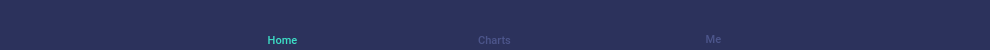
    <widget class="QWidget" name="footer" native="true">
     <property name="geometry">
      <rect>
       <x>10</x>
       <y>690</y>
       <width>990</width>
       <height>50</height>
      </rect>
     </property>
     <property name="minimumSize">
      <size>
       <width>990</width>
       <height>50</height>
      </size>
     </property>
     <property name="maximumSize">
      <size>
       <width>990</width>
       <height>50</height>
      </size>
     </property>
     <property name="styleSheet">
      <string notr="true">background-color: #2c325c;
border-radius:10px;</string>
     </property>
     <widget class="QPushButton" name="ficon3">
      <property name="geometry">
       <rect>
        <x>700</x>
        <y>10</y>
        <width>24</width>
        <height>24</height>
       </rect>
      </property>
      <property name="minimumSize">
       <size>
        <width>24</width>
        <height>24</height>
       </size>
      </property>
      <property name="maximumSize">
       <size>
        <width>24</width>
        <height>24</height>
       </size>
      </property>
      <property name="styleSheet">
       <string notr="true">background-image: url('sources/icons/menu/me.png') center no-repeat;
</string>
      </property>
      <property name="text">
       <string/>
      </property>
     </widget>
     <widget class="QLabel" name="flabel1">
      <property name="geometry">
       <rect>
        <x>262</x>
        <y>30</y>
        <width>41</width>
        <height>20</height>
       </rect>
      </property>
      <property name="minimumSize">
       <size>
        <width>0</width>
        <height>0</height>
       </size>
      </property>
      <property name="font">
       <font>
        <family>Roboto Medium</family>
        <pointsize>8</pointsize>
        <weight>50</weight>
        <bold>false</bold>
       </font>
      </property>
      <property name="styleSheet">
       <string notr="true">background-color: 0;</string>
      </property>
      <property name="text">
       <string>&lt;html&gt;&lt;head/&gt;&lt;body&gt;&lt;p align=&quot;center&quot;&gt;&lt;span style=&quot; color:#3ce0c7;&quot;&gt;Home&lt;/span&gt;&lt;/p&gt;&lt;/body&gt;&lt;/html&gt;</string>
      </property>
     </widget>
     <widget class="QLabel" name="flabel2">
      <property name="geometry">
       <rect>
        <x>474</x>
        <y>30</y>
        <width>41</width>
        <height>20</height>
       </rect>
      </property>
      <property name="font">
       <font>
        <family>Roboto Medium</family>
        <pointsize>8</pointsize>
        <weight>50</weight>
        <bold>false</bold>
       </font>
      </property>
      <property name="styleSheet">
       <string notr="true">background-color: 0;</string>
      </property>
      <property name="text">
       <string>&lt;html&gt;&lt;head/&gt;&lt;body&gt;&lt;p align=&quot;center&quot;&gt;&lt;span style=&quot; color:#4c558b;&quot;&gt;Charts&lt;/span&gt;&lt;/p&gt;&lt;/body&gt;&lt;/html&gt;</string>
      </property>
     </widget>
     <widget class="QPushButton" name="ficon1">
      <property name="geometry">
       <rect>
        <x>271</x>
        <y>10</y>
        <width>24</width>
        <height>24</height>
       </rect>
      </property>
      <property name="minimumSize">
       <size>
        <width>24</width>
        <height>24</height>
       </size>
      </property>
      <property name="maximumSize">
       <size>
        <width>24</width>
        <height>24</height>
       </size>
      </property>
      <property name="styleSheet">
       <string notr="true">background-image: url('sources/icons/menu/home_active.png') center no-repeat;
</string>
      </property>
      <property name="text">
       <string/>
      </property>
     </widget>
     <widget class="QLabel" name="flabel3">
      <property name="geometry">
       <rect>
        <x>698</x>
        <y>30</y>
        <width>31</width>
        <height>19</height>
       </rect>
      </property>
      <property name="font">
       <font>
        <family>Roboto Medium</family>
        <pointsize>8</pointsize>
        <weight>50</weight>
        <bold>false</bold>
       </font>
      </property>
      <property name="styleSheet">
       <string notr="true">background-color: 0;</string>
      </property>
      <property name="text">
       <string>&lt;html&gt;&lt;head/&gt;&lt;body&gt;&lt;p align=&quot;center&quot;&gt;&lt;span style=&quot; color:#4c558b;&quot;&gt;Me&lt;/span&gt;&lt;/p&gt;&lt;/body&gt;&lt;/html&gt;</string>
      </property>
     </widget>
     <widget class="QPushButton" name="ficon2">
      <property name="geometry">
       <rect>
        <x>484</x>
        <y>10</y>
        <width>24</width>
        <height>24</height>
       </rect>
      </property>
      <property name="minimumSize">
       <size>
        <width>24</width>
        <height>24</height>
       </size>
      </property>
      <property name="maximumSize">
       <size>
        <width>24</width>
        <height>24</height>
       </size>
      </property>
      <property name="styleSheet">
       <string notr="true">background-image: url('sources/icons/menu/chart.png') center no-repeat;
</string>
      </property>
      <property name="text">
       <string/>
      </property>
     </widget>
     <widget class="QPushButton" name="f_btn_1">
      <property name="geometry">
       <rect>
        <x>256</x>
        <y>10</y>
        <width>51</width>
        <height>41</height>
       </rect>
      </property>
      <property name="styleSheet">
       <string notr="true">background-color: 0;
opacity: 0;</string>
      </property>
      <property name="text">
       <string/>
      </property>
      <attribute name="buttonGroup">
       <string notr="true">footerbuttons</string>
      </attribute>
     </widget>
     <widget class="QPushButton" name="f_btn_2">
      <property name="geometry">
       <rect>
        <x>472</x>
        <y>10</y>
        <width>51</width>
        <height>41</height>
       </rect>
      </property>
      <property name="styleSheet">
       <string notr="true">background-color: 0;</string>
      </property>
      <property name="text">
       <string/>
      </property>
      <attribute name="buttonGroup">
       <string notr="true">footerbuttons</string>
      </attribute>
     </widget>
     <widget class="QPushButton" name="f_btn_3">
      <property name="geometry">
       <rect>
        <x>692</x>
        <y>10</y>
        <width>51</width>
        <height>41</height>
       </rect>
      </property>
      <property name="styleSheet">
       <string notr="true">background-color: 0;</string>
      </property>
      <property name="text">
       <string/>
      </property>
      <attribute name="buttonGroup">
       <string notr="true">footerbuttons</string>
      </attribute>
     </widget>
    </widget>
